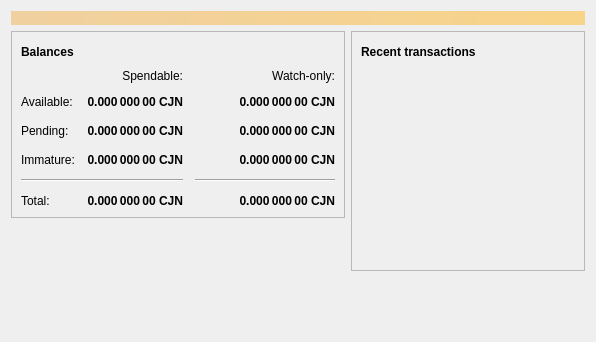
<?xml version="1.0" encoding="UTF-8"?>
<ui version="4.0">
 <class>OverviewPage</class>
 <widget class="QWidget" name="OverviewPage">
  <property name="geometry">
   <rect>
    <x>0</x>
    <y>0</y>
    <width>596</width>
    <height>342</height>
   </rect>
  </property>
  <property name="windowTitle">
   <string>Form</string>
  </property>
  <layout class="QVBoxLayout" name="topLayout">
   <item>
    <widget class="QLabel" name="labelAlerts">
     <property name="visible">
      <bool>false</bool>
     </property>
     <property name="styleSheet">
      <string notr="true">QLabel { background-color: qlineargradient(x1: 0, y1: 0, x2: 1, y2: 0, stop:0 #F0D0A0, stop:1 #F8D488); color:#000000; }</string>
     </property>
     <property name="wordWrap">
      <bool>true</bool>
     </property>
     <property name="margin">
      <number>3</number>
     </property>
     <property name="textInteractionFlags">
      <set>Qt::TextSelectableByMouse</set>
     </property>
    </widget>
   </item>
   <item>
    <layout class="QHBoxLayout" name="horizontalLayout" stretch="1,1">
     <item>
      <layout class="QVBoxLayout" name="verticalLayout_2">
       <item>
        <widget class="QFrame" name="frame">
         <property name="frameShape">
          <enum>QFrame::StyledPanel</enum>
         </property>
         <property name="frameShadow">
          <enum>QFrame::Raised</enum>
         </property>
         <layout class="QVBoxLayout" name="verticalLayout_4">
          <item>
           <layout class="QHBoxLayout" name="horizontalLayout_4">
            <item>
             <widget class="QLabel" name="label_5">
              <property name="font">
               <font>
                <weight>75</weight>
                <bold>true</bold>
               </font>
              </property>
              <property name="text">
               <string>Balances</string>
              </property>
             </widget>
            </item>
            <item>
             <widget class="QPushButton" name="labelWalletStatus">
              <property name="enabled">
               <bool>true</bool>
              </property>
              <property name="maximumSize">
               <size>
                <width>30</width>
                <height>16777215</height>
               </size>
              </property>
              <property name="toolTip">
               <string>The displayed information may be out of date. Your wallet automatically synchronizes with the Cojin network after a connection is established, but this process has not completed yet.</string>
              </property>
              <property name="text">
               <string/>
              </property>
              <property name="icon">
               <iconset resource="../bitcoin.qrc">
                <normaloff>:/icons/warning</normaloff>
                <disabledoff>:/icons/warning</disabledoff>:/icons/warning</iconset>
              </property>
              <property name="iconSize">
               <size>
                <width>24</width>
                <height>24</height>
               </size>
              </property>
              <property name="flat">
               <bool>true</bool>
              </property>
             </widget>
            </item>
            <item>
             <spacer name="horizontalSpacer_3">
              <property name="orientation">
               <enum>Qt::Horizontal</enum>
              </property>
              <property name="sizeHint" stdset="0">
               <size>
                <width>40</width>
                <height>20</height>
               </size>
              </property>
             </spacer>
            </item>
           </layout>
          </item>
          <item>
           <layout class="QGridLayout" name="gridLayout">
            <property name="spacing">
             <number>12</number>
            </property>
            <item row="2" column="2">
             <widget class="QLabel" name="labelWatchPending">
              <property name="font">
               <font>
                <weight>75</weight>
                <bold>true</bold>
               </font>
              </property>
              <property name="cursor">
               <cursorShape>IBeamCursor</cursorShape>
              </property>
              <property name="toolTip">
               <string>Unconfirmed transactions to watch-only addresses</string>
              </property>
              <property name="text">
               <string notr="true">0.000 000 00 CJN</string>
              </property>
              <property name="alignment">
               <set>Qt::AlignRight|Qt::AlignTrailing|Qt::AlignVCenter</set>
              </property>
              <property name="textInteractionFlags">
               <set>Qt::LinksAccessibleByMouse|Qt::TextSelectableByKeyboard|Qt::TextSelectableByMouse</set>
              </property>
             </widget>
            </item>
            <item row="2" column="1">
             <widget class="QLabel" name="labelUnconfirmed">
              <property name="font">
               <font>
                <weight>75</weight>
                <bold>true</bold>
               </font>
              </property>
              <property name="cursor">
               <cursorShape>IBeamCursor</cursorShape>
              </property>
              <property name="toolTip">
               <string>Total of transactions that have yet to be confirmed, and do not yet count toward the spendable balance</string>
              </property>
              <property name="text">
               <string notr="true">0.000 000 00 CJN</string>
              </property>
              <property name="alignment">
               <set>Qt::AlignRight|Qt::AlignTrailing|Qt::AlignVCenter</set>
              </property>
              <property name="textInteractionFlags">
               <set>Qt::LinksAccessibleByMouse|Qt::TextSelectableByKeyboard|Qt::TextSelectableByMouse</set>
              </property>
             </widget>
            </item>
            <item row="3" column="2">
             <widget class="QLabel" name="labelWatchImmature">
              <property name="font">
               <font>
                <weight>75</weight>
                <bold>true</bold>
               </font>
              </property>
              <property name="cursor">
               <cursorShape>IBeamCursor</cursorShape>
              </property>
              <property name="toolTip">
               <string>Mined balance in watch-only addresses that has not yet matured</string>
              </property>
              <property name="text">
               <string notr="true">0.000 000 00 CJN</string>
              </property>
              <property name="alignment">
               <set>Qt::AlignRight|Qt::AlignTrailing|Qt::AlignVCenter</set>
              </property>
              <property name="textInteractionFlags">
               <set>Qt::LinksAccessibleByMouse|Qt::TextSelectableByKeyboard|Qt::TextSelectableByMouse</set>
              </property>
             </widget>
            </item>
            <item row="4" column="0" colspan="2">
             <widget class="Line" name="line">
              <property name="orientation">
               <enum>Qt::Horizontal</enum>
              </property>
             </widget>
            </item>
            <item row="4" column="2">
             <widget class="Line" name="lineWatchBalance">
              <property name="sizePolicy">
               <sizepolicy hsizetype="Preferred" vsizetype="Fixed">
                <horstretch>0</horstretch>
                <verstretch>0</verstretch>
               </sizepolicy>
              </property>
              <property name="minimumSize">
               <size>
                <width>140</width>
                <height>0</height>
               </size>
              </property>
              <property name="orientation">
               <enum>Qt::Horizontal</enum>
              </property>
             </widget>
            </item>
            <item row="5" column="0">
             <widget class="QLabel" name="labelTotalText">
              <property name="text">
               <string>Total:</string>
              </property>
             </widget>
            </item>
            <item row="3" column="1">
             <widget class="QLabel" name="labelImmature">
              <property name="font">
               <font>
                <weight>75</weight>
                <bold>true</bold>
               </font>
              </property>
              <property name="cursor">
               <cursorShape>IBeamCursor</cursorShape>
              </property>
              <property name="toolTip">
               <string>Mined balance that has not yet matured</string>
              </property>
              <property name="text">
               <string notr="true">0.000 000 00 CJN</string>
              </property>
              <property name="alignment">
               <set>Qt::AlignRight|Qt::AlignTrailing|Qt::AlignVCenter</set>
              </property>
              <property name="textInteractionFlags">
               <set>Qt::LinksAccessibleByMouse|Qt::TextSelectableByKeyboard|Qt::TextSelectableByMouse</set>
              </property>
             </widget>
            </item>
            <item row="2" column="3">
             <spacer name="horizontalSpacer_2">
              <property name="orientation">
               <enum>Qt::Horizontal</enum>
              </property>
              <property name="sizeHint" stdset="0">
               <size>
                <width>40</width>
                <height>20</height>
               </size>
              </property>
             </spacer>
            </item>
            <item row="3" column="0">
             <widget class="QLabel" name="labelImmatureText">
              <property name="text">
               <string>Immature:</string>
              </property>
             </widget>
            </item>
            <item row="5" column="1">
             <widget class="QLabel" name="labelTotal">
              <property name="font">
               <font>
                <weight>75</weight>
                <bold>true</bold>
               </font>
              </property>
              <property name="cursor">
               <cursorShape>IBeamCursor</cursorShape>
              </property>
              <property name="toolTip">
               <string>Your current total balance</string>
              </property>
              <property name="text">
               <string notr="true">0.000 000 00 CJN</string>
              </property>
              <property name="alignment">
               <set>Qt::AlignRight|Qt::AlignTrailing|Qt::AlignVCenter</set>
              </property>
              <property name="textInteractionFlags">
               <set>Qt::LinksAccessibleByMouse|Qt::TextSelectableByKeyboard|Qt::TextSelectableByMouse</set>
              </property>
             </widget>
            </item>
            <item row="5" column="2">
             <widget class="QLabel" name="labelWatchTotal">
              <property name="font">
               <font>
                <weight>75</weight>
                <bold>true</bold>
               </font>
              </property>
              <property name="cursor">
               <cursorShape>IBeamCursor</cursorShape>
              </property>
              <property name="toolTip">
               <string>Current total balance in watch-only addresses</string>
              </property>
              <property name="text">
               <string notr="true">0.000 000 00 CJN</string>
              </property>
              <property name="alignment">
               <set>Qt::AlignRight|Qt::AlignTrailing|Qt::AlignVCenter</set>
              </property>
              <property name="textInteractionFlags">
               <set>Qt::LinksAccessibleByMouse|Qt::TextSelectableByKeyboard|Qt::TextSelectableByMouse</set>
              </property>
             </widget>
            </item>
            <item row="0" column="2">
             <widget class="QLabel" name="labelWatchonly">
              <property name="text">
               <string>Watch-only:</string>
              </property>
              <property name="alignment">
               <set>Qt::AlignRight|Qt::AlignTrailing|Qt::AlignVCenter</set>
              </property>
             </widget>
            </item>
            <item row="1" column="0">
             <widget class="QLabel" name="labelBalanceText">
              <property name="text">
               <string>Available:</string>
              </property>
             </widget>
            </item>
            <item row="1" column="1">
             <widget class="QLabel" name="labelBalance">
              <property name="font">
               <font>
                <weight>75</weight>
                <bold>true</bold>
               </font>
              </property>
              <property name="cursor">
               <cursorShape>IBeamCursor</cursorShape>
              </property>
              <property name="toolTip">
               <string>Your current spendable balance</string>
              </property>
              <property name="text">
               <string notr="true">0.000 000 00 CJN</string>
              </property>
              <property name="alignment">
               <set>Qt::AlignRight|Qt::AlignTrailing|Qt::AlignVCenter</set>
              </property>
              <property name="textInteractionFlags">
               <set>Qt::LinksAccessibleByMouse|Qt::TextSelectableByKeyboard|Qt::TextSelectableByMouse</set>
              </property>
             </widget>
            </item>
            <item row="1" column="2">
             <widget class="QLabel" name="labelWatchAvailable">
              <property name="font">
               <font>
                <weight>75</weight>
                <bold>true</bold>
               </font>
              </property>
              <property name="cursor">
               <cursorShape>IBeamCursor</cursorShape>
              </property>
              <property name="toolTip">
               <string>Your current balance in watch-only addresses</string>
              </property>
              <property name="text">
               <string notr="true">0.000 000 00 CJN</string>
              </property>
              <property name="alignment">
               <set>Qt::AlignRight|Qt::AlignTrailing|Qt::AlignVCenter</set>
              </property>
              <property name="textInteractionFlags">
               <set>Qt::LinksAccessibleByMouse|Qt::TextSelectableByKeyboard|Qt::TextSelectableByMouse</set>
              </property>
             </widget>
            </item>
            <item row="2" column="0">
             <widget class="QLabel" name="labelPendingText">
              <property name="text">
               <string>Pending:</string>
              </property>
             </widget>
            </item>
            <item row="0" column="1">
             <widget class="QLabel" name="labelSpendable">
              <property name="text">
               <string>Spendable:</string>
              </property>
              <property name="alignment">
               <set>Qt::AlignRight|Qt::AlignTrailing|Qt::AlignVCenter</set>
              </property>
             </widget>
            </item>
           </layout>
          </item>
         </layout>
        </widget>
       </item>
       <item>
        <spacer name="verticalSpacer">
         <property name="orientation">
          <enum>Qt::Vertical</enum>
         </property>
         <property name="sizeHint" stdset="0">
          <size>
           <width>20</width>
           <height>40</height>
          </size>
         </property>
        </spacer>
       </item>
      </layout>
     </item>
     <item>
      <layout class="QVBoxLayout" name="verticalLayout_3">
       <item>
        <widget class="QFrame" name="frame_2">
         <property name="frameShape">
          <enum>QFrame::StyledPanel</enum>
         </property>
         <property name="frameShadow">
          <enum>QFrame::Raised</enum>
         </property>
         <layout class="QVBoxLayout" name="verticalLayout">
          <item>
           <layout class="QHBoxLayout" name="horizontalLayout_2">
            <item>
             <widget class="QLabel" name="label_4">
              <property name="font">
               <font>
                <weight>75</weight>
                <bold>true</bold>
               </font>
              </property>
              <property name="text">
               <string>Recent transactions</string>
              </property>
             </widget>
            </item>
            <item>
             <widget class="QPushButton" name="labelTransactionsStatus">
              <property name="enabled">
               <bool>true</bool>
              </property>
              <property name="maximumSize">
               <size>
                <width>30</width>
                <height>16777215</height>
               </size>
              </property>
              <property name="toolTip">
               <string>The displayed information may be out of date. Your wallet automatically synchronizes with the Cojin network after a connection is established, but this process has not completed yet.</string>
              </property>
              <property name="text">
               <string/>
              </property>
              <property name="icon">
               <iconset resource="../bitcoin.qrc">
                <normaloff>:/icons/warning</normaloff>
                <disabledoff>:/icons/warning</disabledoff>:/icons/warning</iconset>
              </property>
              <property name="iconSize">
               <size>
                <width>24</width>
                <height>24</height>
               </size>
              </property>
              <property name="flat">
               <bool>true</bool>
              </property>
             </widget>
            </item>
            <item>
             <spacer name="horizontalSpacer">
              <property name="orientation">
               <enum>Qt::Horizontal</enum>
              </property>
              <property name="sizeHint" stdset="0">
               <size>
                <width>40</width>
                <height>20</height>
               </size>
              </property>
             </spacer>
            </item>
           </layout>
          </item>
          <item>
           <widget class="QListView" name="listTransactions">
            <property name="styleSheet">
             <string notr="true">QListView { background: transparent; }</string>
            </property>
            <property name="frameShape">
             <enum>QFrame::NoFrame</enum>
            </property>
            <property name="verticalScrollBarPolicy">
             <enum>Qt::ScrollBarAlwaysOff</enum>
            </property>
            <property name="horizontalScrollBarPolicy">
             <enum>Qt::ScrollBarAlwaysOff</enum>
            </property>
            <property name="selectionMode">
             <enum>QAbstractItemView::NoSelection</enum>
            </property>
           </widget>
          </item>
         </layout>
        </widget>
       </item>
       <item>
        <spacer name="verticalSpacer_2">
         <property name="orientation">
          <enum>Qt::Vertical</enum>
         </property>
         <property name="sizeHint" stdset="0">
          <size>
           <width>20</width>
           <height>40</height>
          </size>
         </property>
        </spacer>
       </item>
      </layout>
     </item>
    </layout>
   </item>
  </layout>
 </widget>
 <resources/>
 <connections/>
</ui>
